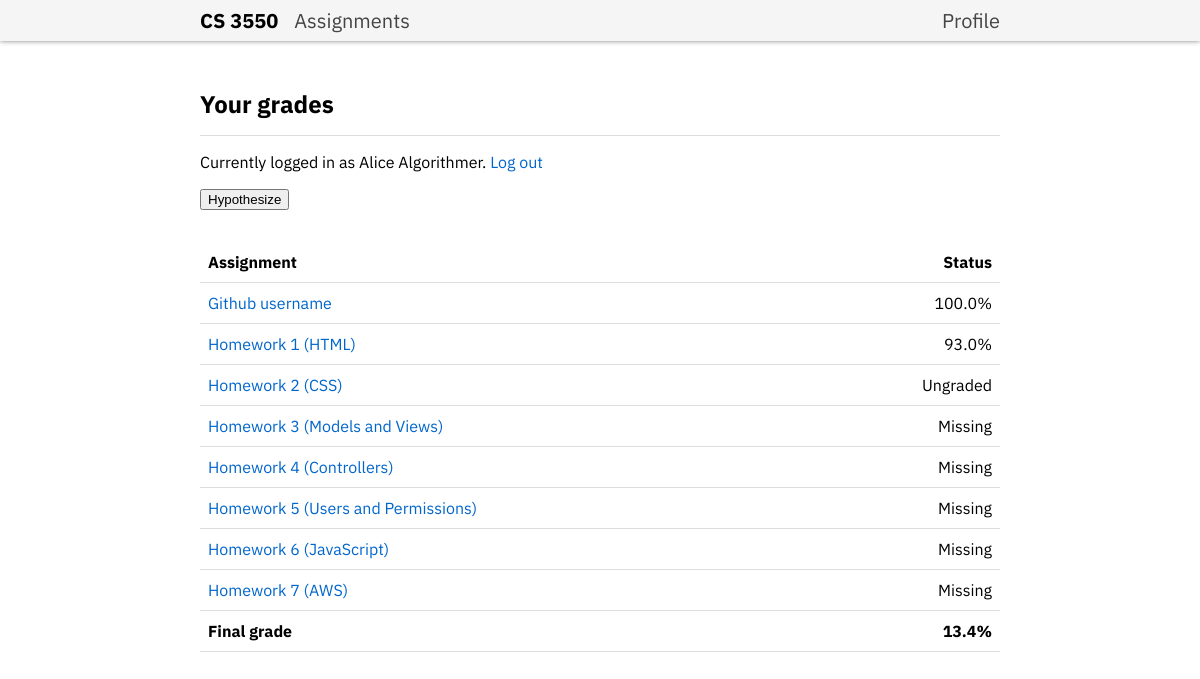
The app's page /profile/ (signed in) with its own data.
### grades/models.py (models this page shows, shortened)
class Assignment(models.Model):
    title = models.CharField(max_length=200)
    description = models.TextField()
    deadline = models.DateTimeField()
    weight = models.IntegerField()
    points = models.IntegerField()

### grades/views.py (the view, shortened to what this page needs)
# urls.py: path('profile/', views.profile),
@login_required
def profile(request):
    user = request.user
    is_authenticated = user.is_authenticated
    is_student_user = is_student(user) or not is_authenticated
    is_ta_user = is_ta(user)
    is_admin = user.is_superuser
    assignments = models.Assignment.objects.all().order_by('deadline')
    current_grade = None
    if is_student_user and is_authenticated:
        for assignment in assignments:
            submission = assignment.submission_set.filter(author=user).first()
            past_due = assignment.deadline < timezone.now()
            if submission and submission.score is not None:
                percentage = (submission.score / assignment.points) * 100
                assignment.status = f"{percentage:.1f}%"
            elif submission and past_due:
                assignment.status = "Ungraded"
            elif submission:
                assignment.status = "Submitted"
            elif past_due:
                assignment.status = "Missing"
            else:
                assignment.status = "Not Due"
        current_grade = compute_grade(user)
    return render(request, "profile.html", {
        'title': 'Your Grades - CS 3550',
        'assignments': assignments,
        'user': user,
        'is_student': is_student_user,
        'is_ta': is_ta_user,
        'is_admin': is_admin,
        'current_grade': current_grade
    })

### grades/views.py (called while the page is built)
def is_student(user):
    return user.groups.filter(name="Students").exists()

def is_ta(user):
    return user.groups.filter(name="Teaching Assistants").exists()

def compute_grade(user):
    assignments = models.Assignment.objects.all()
    available_points = 0
    earned_points = 0
    for assignment in assignments:
        submission = assignment.submission_set.filter(author=user).first()
        if assignment.deadline < timezone.now():
            available_points += assignment.weight
            if submission and submission.score is not None:
                percentage = submission.score / assignment.points
                earned_points += percentage * assignment.weight
    if available_points > 0:
        grade_percentage = (earned_points / available_points) * 100
    else:
        grade_percentage = 100  # No assignments due yet
    return {
        'percentage': round(grade_percentage, 1),
        'available_points': available_points,
        'earned_points': round(earned_points, 1)
    }

### grades/templates/profile.html
{% include "header.html" with title="Profile Page" %}
<main>
  <h1>Your grades</h1>
  <section>
    <p>Currently logged in as {{ user.get_full_name }}. <a href="/profile/logout/" role="button">Log out</a></p>
  </section>
  <table class="sortable profile-grades">
    <thead>
      <tr>
        <th>Assignment</th>
        <th class="number sort-column">
          {% if is_student %}
            Status
          {% else %}
            Graded
          {% endif %}
        </th>
      </tr>
    </thead>
    <tbody>
      {% for assignment in assignments %}
      <tr data-index="{{ forloop.counter }}" data-weight="{{ assignment.weight }}">
        <td><a href="/{{ assignment.id }}/">{{ assignment.title }}</a></td>
        <td class="number" data-value="{% if is_student %}{{ assignment.status|floatformat:0|default:0 }}{% else %}{{ assignment.graded_count|floatformat:0|default:0 }}{% endif %}">
          {% if is_student %}
            {{ assignment.status }}
          {% else %}
            {{ assignment.graded_count }}
          {% endif %}
        </td>
      </tr>
      {% endfor %}
    </tbody>
    {% if is_student and current_grade %}
    <tfoot>
      <tr>
        <td><strong>Final grade</strong></td>
        <td class="number"><strong>{{ current_grade.percentage }}%</strong></td>
      </tr>
    </tfoot>
    {% endif %}
  </table>
</main>

### static/main.css (style rules this page uses)
main { max-width: 50rem; margin: 3rem auto 0; padding: 0 1rem; }
main h1 { font-size: 1.5rem; margin: 0; padding-bottom: 1rem; border-bottom: 1px solid #ddd; }
table { width: 100%; line-height: 1.5; margin: 1rem 0; border-collapse: collapse; }
th, td { padding: 0.5rem; text-align: left; border-bottom: 1px solid #ddd; }
.number { text-align: right; }
th.sort-column { cursor: pointer; }
a { color: #0066cc; text-decoration: none; }
main p, main ul { margin: 1rem 0; }

### records on screen
Assignment: title "Github username", status "100.0%"
Assignment: title "Homework 1 (HTML)", status "93.0%"
Assignment: title "Homework 2 (CSS)", status "Ungraded"
Assignment: title "Homework 3 (Models and Views)", status "Missing"
Assignment: title "Homework 4 (Controllers)", status "Missing"
Assignment: title "Homework 5 (Users and Permissions)", status "Missing"
Assignment: title "Homework 6 (JavaScript)", status "Missing"
Assignment: title "Homework 7 (AWS)", status "Missing"

### other values on screen
{{ user.get_full_name }} "Alice Algorithmer"
{{ current_grade.percentage }} "13.4"
